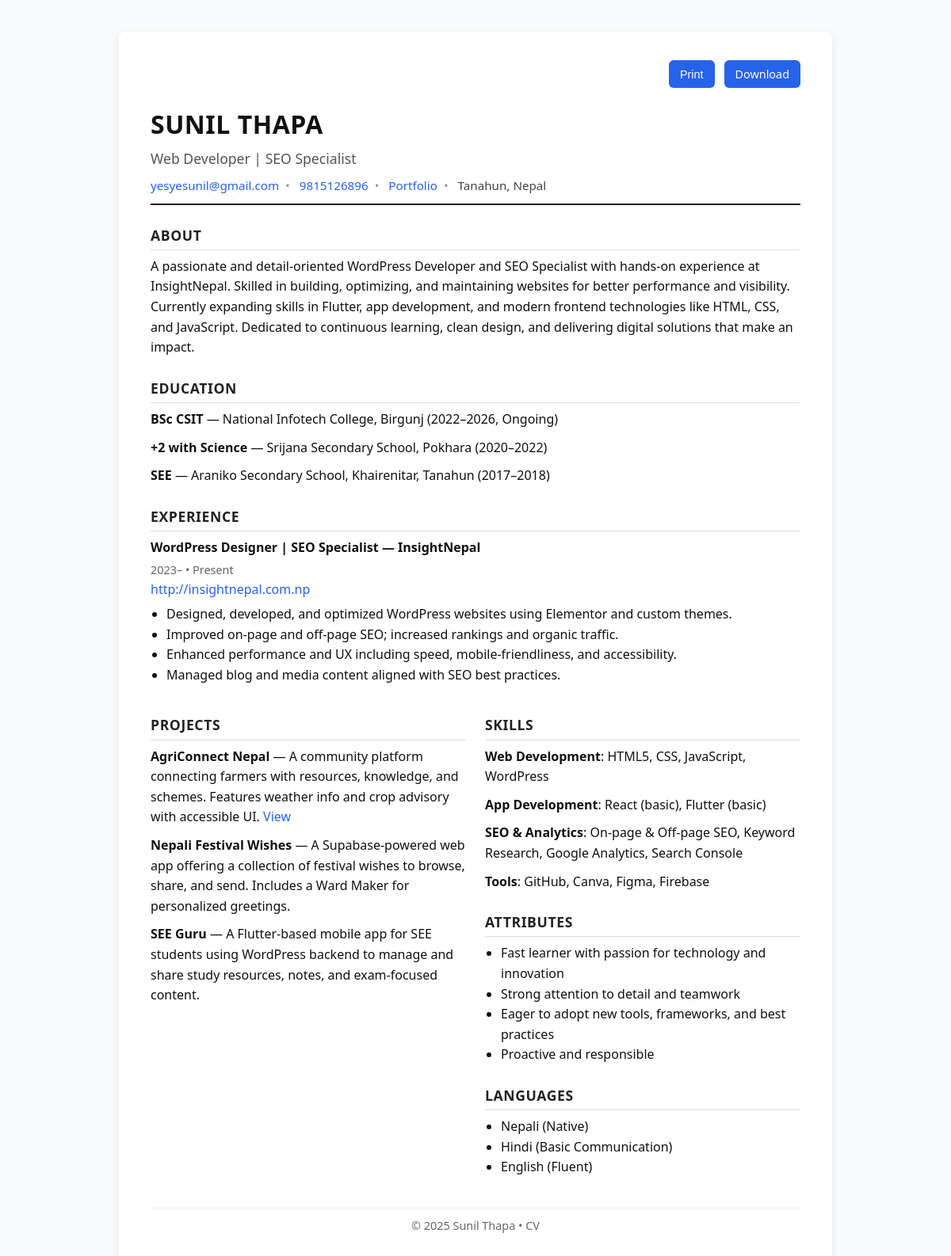
/resume/classic/, run on the app's committed database.
### cv/models.py (models this page shows, shortened)
class SingletonModel(models.Model):
    class Meta:
        abstract = True

class SiteProfile(SingletonModel):
    name = models.CharField(max_length=200, default="Sunil Thapa")
    job_title = models.CharField(max_length=200, blank=True)
    about = models.TextField(blank=True)
    phone = models.CharField(max_length=50, blank=True)
    email = models.EmailField(blank=True)
    portfolio_url = models.URLField(blank=True)
    location = models.CharField(max_length=200, blank=True)
    footer_text = models.CharField(max_length=255, blank=True, default="© 2025 Sunil Thapa • CV")
    active_template = models.ForeignKey('ResumeTemplate', on_delete=models.SET_NULL, null=True, blank=True, related_name='profiles')

class OrderedModel(models.Model):
    order = models.PositiveIntegerField(default=0)
    class Meta:
        abstract = True
        ordering = ['order']

class Education(OrderedModel):
    degree = models.CharField(max_length=255)
    institution = models.CharField(max_length=255, blank=True)
    start_year = models.CharField(max_length=20, blank=True)
    end_year = models.CharField(max_length=20, blank=True)
    ongoing = models.BooleanField(default=False)
    description = models.TextField(blank=True)

class Experience(OrderedModel):
    title = models.CharField(max_length=255)
    company = models.CharField(max_length=255, blank=True)
    start_year = models.CharField(max_length=20, blank=True)
    end_year = models.CharField(max_length=20, blank=True)
    current = models.BooleanField(default=False)
    external_url = models.URLField(blank=True)
    summary = models.TextField(blank=True)

class ExperienceBullet(models.Model):
    experience = models.ForeignKey(Experience, related_name='bullets', on_delete=models.CASCADE)
    order = models.PositiveIntegerField(default=0)
    text = models.TextField()
    class Meta:
        ordering = ['order']

class Project(OrderedModel):
    title = models.CharField(max_length=255)
    description = models.TextField(blank=True)
    link = models.URLField(blank=True)

class SkillCategory(OrderedModel):
    title = models.CharField(max_length=100)

class Skill(models.Model):
    category = models.ForeignKey(SkillCategory, related_name='skills', on_delete=models.CASCADE)
    name = models.CharField(max_length=100)
    order = models.PositiveIntegerField(default=0)
    class Meta:
        ordering = ['order']

class PersonalAttribute(OrderedModel):
    text = models.CharField(max_length=255)

class Language(OrderedModel):
    name = models.CharField(max_length=100)
    level = models.CharField(max_length=100, blank=True)

### cv/views.py (the view)
# urls.py: path('', views.resume_view, name='resume'),
def resume_view(request, slug=None):
    ctx = get_resume_context()
    template_obj = None
    if slug:
        template_obj = get_object_or_404(ResumeTemplate, slug=slug)
    else:
        profile = ctx['profile']
        if profile and profile.active_template:
            template_obj = profile.active_template
    if template_obj:
        ctx['template'] = template_obj
        template_name = template_obj.template_path
    else:
        template_name = 'cv/resume.html'
    return render(request, template_name, ctx)

### cv/views.py (called while the page is built)
def get_resume_context():
    profile = SiteProfile.objects.first()
    return {
        'profile': profile,
        'education': Education.objects.all(),
        'experience': Experience.objects.prefetch_related('bullets').all(),
        'projects': Project.objects.all(),
        'skills': SkillCategory.objects.prefetch_related('skills').all(),
        'attributes': PersonalAttribute.objects.all(),
        'languages': Language.objects.all(),
        'current_year': timezone.now().year,
    }

### cv/templates/cv/resume_classic.html (shortened to what this page needs)
{% load static %}
<!DOCTYPE html>
<html lang="en">
<head>
  <link rel="stylesheet" href="{% static 'css/styles.css' %}">
</head>
<body>
  <div class="classic">
    <div class="actions">
      <button onclick="window.print()">Print</button>
      <a href="{% if template %}{% url 'download_resume' slug=template.slug %}{% else %}{% url 'download_resume_default' %}{% endif %}">
        Download
      </a>
    </div>
    <header class="header">
      <h1>{{ profile.name|upper }}</h1>
      <div class="job-title">{{ profile.job_title }}</div>
      <div class="contact-info">
        <a href="mailto:{{ profile.email }}">{{ profile.email }}</a>
        <a href="tel:{{ profile.phone }}">{{ profile.phone }}</a>
        {% if profile.portfolio_url %}
          <a href="{{ profile.portfolio_url }}" target="_blank">Portfolio</a>
        {% endif %}
        <span>{{ profile.location }}</span>
      </div>
    </header>
    <section>
      <h2>About</h2>
      <p>{{ profile.about|linebreaksbr }}</p>
    </section>
    <section>
      <h2>Education</h2>
      {% for edu in education %}
        <p>
          <strong>{{ edu.degree }}</strong> — {{ edu.institution }}
          ({{ edu.start_year }}–{{ edu.end_year }}{% if edu.ongoing %}, Ongoing{% endif %})
        </p>
      {% empty %}
        <p>No education details provided.</p>
      {% endfor %}
    </section>
    <section>
      <h2>Experience</h2>
      {% for ex in experience %}
        <div style="margin-bottom: 12px;">
          <h3>{{ ex.title }} — {{ ex.company }}</h3>
          <div class="muted">
            {{ ex.start_year }}–{{ ex.end_year }}{% if ex.current %} • Present{% endif %}
          </div>
          {% if ex.external_url %}
            <div><a href="{{ ex.external_url }}" target="_blank">{{ ex.external_url }}</a></div>
          {% endif %}
          <ul>
            {% for b in ex.bullets.all %}
              <li>{{ b.text }}</li>
            {% endfor %}
          </ul>
        </div>
      {% empty %}
        <p>No experience listed.</p>
      {% endfor %}
    </section>
    <section class="cols">
      <div>
        <h2>Projects</h2>
        {% for project in projects %}
          <p>
            <strong>{{ project.title }}</strong> — {{ project.description }}
            {% if project.link %}
              <a href="{{ project.link }}" target="_blank">View</a>
            {% endif %}
          </p>
        {% empty %}
          <p>No projects available.</p>
        {% endfor %}
      </div>
      <div>
        <h2>Skills</h2>
        {% for cat in skills %}
          <p>
            <strong>{{ cat.title }}</strong>:
            {% for s in cat.skills.all %}
              {{ s.name }}{% if not forloop.last %}, {% endif %}
            {% endfor %}
          </p>
        {% empty %}
          <p>No skills listed.</p>
        {% endfor %}
        <h2>Attributes</h2>
        <ul>
          {% for attr in attributes %}
            <li>{{ attr.text }}</li>
          {% empty %}
            <li>No attributes listed.</li>
          {% endfor %}
        </ul>
        <h2>Languages</h2>
        <ul>
          {% for lang in languages %}
            <li>{{ lang.name }}{% if lang.level %} ({{ lang.level }}){% endif %}</li>
          {% empty %}
            <li>No languages listed.</li>
          {% endfor %}
        </ul>
      </div>
    </section>
    <footer>
      © {{ current_year }} {{ profile.name }} • CV
    </footer>
  </div>
</body>
</html>

### cv/static/css/styles.css (style rules this page uses)
* { box-sizing: border-box; }
html, body { height: 100%; }
body { background: #f3f4f6; color: #111; font-family: system-ui, -apple-system, Segoe UI, Roboto, Ubuntu, Cantarell, Noto Sans, Arial, "Apple Color Emoji", "Segoe UI Emoji"; line-height: 1.6; margin: 0; }
.muted { color: #55688f; }

### cv/templates/cv/resume_classic.html (style rules this page uses)
body { background: #f9fafb; color: #111; font-family: "Segoe UI", Roboto, "Helvetica Neue", Arial, sans-serif; line-height: 1.6; margin: 0; padding: 0; }
a { color: #2563eb; text-decoration: none; }
.classic { max-width: 900px; margin: 40px auto; background: #fff; padding: 36px 40px; box-shadow: 0 4px 12px rgba(0,0,0,0.08); border-radius: 8px; }
.header { border-bottom: 2px solid #222; margin-bottom: 20px; padding-bottom: 10px; }
h1 { margin: 0; font-size: 2rem; font-weight: 700; letter-spacing: 0.5px; }
.job-title { color: #555; font-size: 1.1rem; margin-top: 4px; }
.contact-info { margin-top: 8px; font-size: 0.95rem; color: #444; }
.contact-info span, .contact-info a { margin-right: 8px; }
.contact-info span:not(:last-child)::after, .contact-info a:not(:last-child)::after { content: "•"; margin-left: 8px; color: #999; }
.actions { display: flex; gap: 12px; justify-content: flex-end; margin-bottom: 20px; }
.actions button, .actions a { background: #2563eb; color: #fff; border: none; padding: 6px 14px; border-radius: 6px; cursor: pointer; font-size: 0.9rem; }
h2 { border-bottom: 1px solid #ddd; padding-bottom: 4px; margin-top: 24px; margin-bottom: 8px; font-size: 1.1rem; color: #222; text-transform: uppercase; letter-spacing: 0.6px; }
h3 { margin: 4px 0; font-size: 1rem; }
p { margin: 4px 0 10px; }
.muted { color: #666; font-size: 0.9rem; }
ul { margin: 6px 0 10px; padding-left: 20px; }
.cols { display: grid; grid-template-columns: 1fr 1fr; gap: 24px; margin-top: 12px; }
footer { margin-top: 28px; border-top: 1px solid #eee; padding-top: 10px; color: #666; font-size: 0.9rem; text-align: center; }

### data on the page
SiteProfile: name "SUNIL THAPA", job_title "Web Developer | SEO Specialist", email "yesyesunil@gmail.com", phone "9815126896", location "Tanahun, Nepal", about "A passionate and detail‑oriented WordPress Developer and SEO Specialist with hands‑on experience at InsightNepal. Skilled in building, optimizing, and maintaining websites for better performance and visibility. Currently expanding skills in Flutter, app development, and modern frontend technologies like HTML, CSS, and JavaScript. Dedicated to continuous learning, clean design, and delivering digital solutions that make an impact.", name "Sunil Thapa"
Education: degree "BSc CSIT", institution "National Infotech College, Birgunj", start_year "2022", end_year "2026", ongoing ", Ongoing"
Education: degree "+2 with Science", institution "Srijana Secondary School, Pokhara", start_year "2020", end_year "2022"
Education: degree "SEE", institution "Araniko Secondary School, Khairenitar, Tanahun", start_year "2017", end_year "2018"
Experience: title "WordPress Designer | SEO Specialist", company "InsightNepal", start_year "2023", current "• Present", external_url "http://insightnepal.com.np"
ExperienceBullet: text "Designed, developed, and optimized WordPress websites using Elementor and custom themes."
ExperienceBullet: text "Improved on‑page and off‑page SEO; increased rankings and organic traffic."
ExperienceBullet: text "Enhanced performance and UX including speed, mobile‑friendliness, and accessibility."
ExperienceBullet: text "Managed blog and media content aligned with SEO best practices."
Project: title "AgriConnect Nepal", description "A community platform connecting farmers with resources, knowledge, and schemes. Features weather info and crop advisory with accessible UI."
Project: title "Nepali Festival Wishes", description "A Supabase‑powered web app offering a collection of festival wishes to browse, share, and send. Includes a Ward Maker for personalized greetings."
Project: title "SEE Guru", description "A Flutter‑based mobile app for SEE students using WordPress backend to manage and share study resources, notes, and exam‑focused content."
SkillCategory: title "Web Development"
Skill: name "HTML5"
Skill: name "CSS"
Skill: name "JavaScript"
Skill: name "WordPress"
SkillCategory: title "App Development"
Skill: name "React (basic)"
Skill: name "Flutter (basic)"
SkillCategory: title "SEO & Analytics"
Skill: name "On‑page & Off‑page SEO"
Skill: name "Keyword Research"
Skill: name "Google Analytics"
Skill: name "Search Console"
SkillCategory: title "Tools"
Skill: name "GitHub"
Skill: name "Canva"
Skill: name "Figma"
Skill: name "Firebase"
PersonalAttribute: text "Fast learner with passion for technology and innovation"
PersonalAttribute: text "Strong attention to detail and teamwork"
PersonalAttribute: text "Eager to adopt new tools, frameworks, and best practices"
PersonalAttribute: text "Proactive and responsible"
Language: name "Nepali", level "Native"
Language: name "Hindi", level "Basic Communication"
Language: name "English", level "Fluent"
